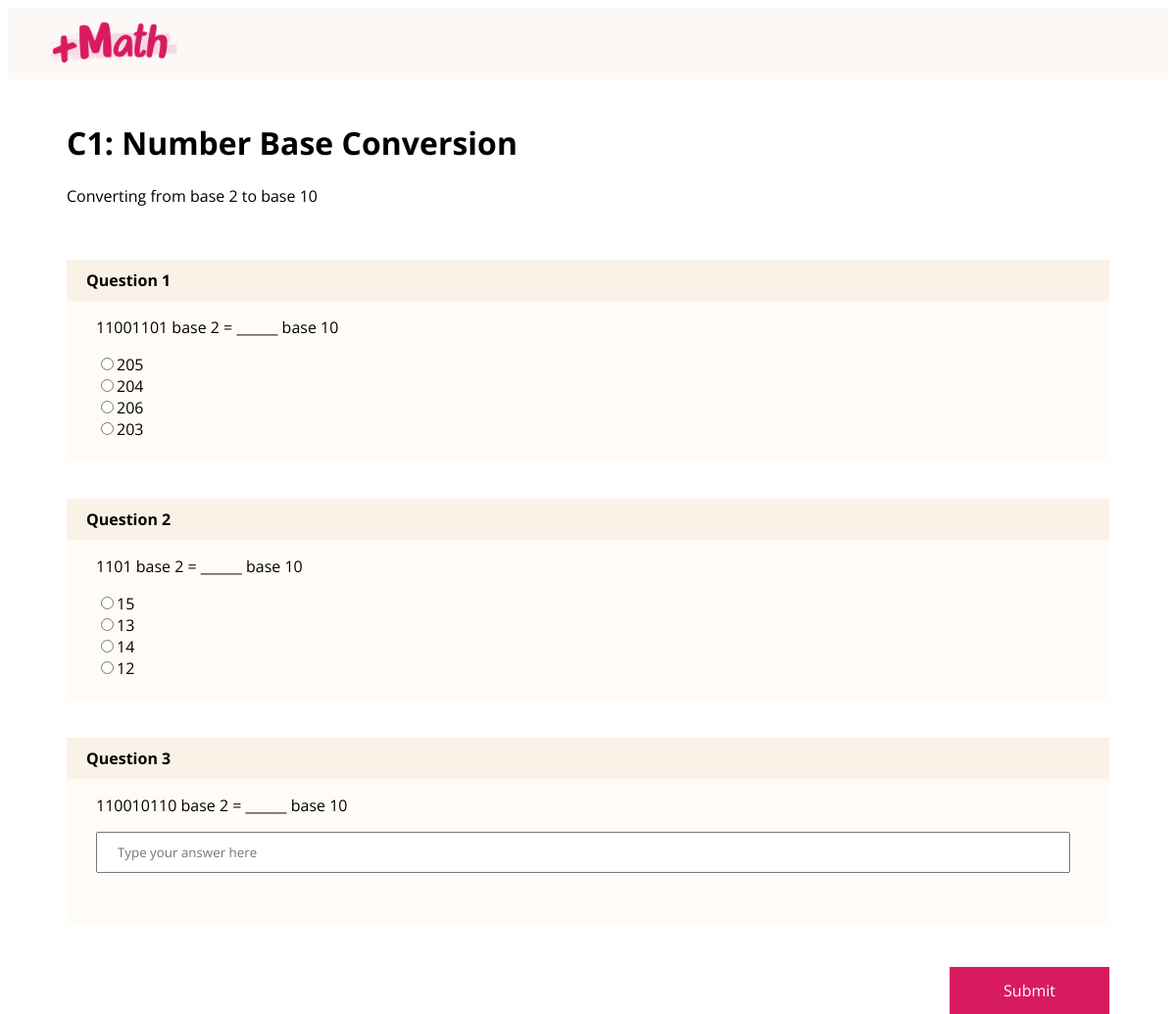
/stuQuestionPage.php?startquizQuizID=1&class_quiz_id=1 (signed in), run on the app's committed database.
### tables this page shows
CREATE TABLE IF NOT EXISTS `quiz` (
  `quiz_id` int NOT NULL AUTO_INCREMENT,
  `quiz_name` varchar(100) NOT NULL,
  `quiz_description` varchar(10000) NOT NULL,
  `creation_time` datetime NOT NULL,
  `teacher_id` int NOT NULL,
  PRIMARY KEY (`quiz_id`),
  KEY `FK_quiz_teacher_id` (`teacher_id`)
);

CREATE TABLE IF NOT EXISTS `question` (
  `question_id` int NOT NULL AUTO_INCREMENT,
  `question_text` varchar(10000) NOT NULL,
  `question_type` varchar(100) NOT NULL,
  `question_score` int NOT NULL,
  `quiz_id` int NOT NULL,
  PRIMARY KEY (`question_id`),
  KEY `FK_question_quiz_id` (`quiz_id`)
);

CREATE TABLE IF NOT EXISTS `mcq_answer` (
  `mcq_answer_id` int NOT NULL AUTO_INCREMENT,
  `mcq_answer_text` varchar(100) NOT NULL,
  `is_ques_ans_correct` tinyint(1) NOT NULL,
  `question_id` int NOT NULL,
  PRIMARY KEY (`mcq_answer_id`),
  KEY `FK_mcqanswer_question_id` (`question_id`)
);

### stuQuestionPage.php (the view, shortened to what this page needs)
<?php
    $con = mysqli_connect("localhost","root","","rwdd_assignment");
    if (isset($_GET['startquizQuizID']) && isset($_GET['class_quiz_id'])) {
        $nquiz_id_selected = intval($_GET['startquizQuizID']);
        $result = mysqli_query($con, "SELECT quiz_name, quiz_description FROM quiz WHERE quiz_id=$nquiz_id_selected");
        $row = mysqli_fetch_array($result);
    } else {
        echo "<script>alert('Please choose a quiz.');window.location.href='stuViewAllUnattemptedQuizzes.php';</script>";
    }
?>
<!DOCTYPE html>
<html lang="en">
<head>
</head>
<body>
    <div style="position:sticky; z-index:1; top:0; height: 73px;background-color:#FBF8F5">
        <div style="float:left; padding:10px 10px 10px 30px;">
            <img src="logo.png" style="width:150px;" onclick="stuHP()">
        </div>
    </div>
    <br>
    <div style="padding:0px 60px;" class="col-12">
        <h1> <?php echo $row['quiz_name'];?></h1>
        <p> <?php echo $row['quiz_description'];?></p>
        <br>
        <form method="post" action="#">
            <?php
                $con = mysqli_connect("localhost","root","","rwdd_assignment");
                $questionsql = "SELECT question_id, question_text, question_type FROM question WHERE quiz_id=$nquiz_id_selected";
                $allquestion = mysqli_query($con, $questionsql);
                $questionNo = 1;
                while ($question = mysqli_fetch_array($allquestion)){
                    echo'<div class="col-12 question-div">';
                    $questionID = $question['question_id'];
                    echo '<p class="questionNo">Question '.$questionNo.'</p>';
                    echo '<div class="col-12" style="padding: 0px 40px 0px 30px;">';
                    echo '<p>'.$question['question_text'].'</p>';
                    if ($question['question_type'] == 'Multiple Choice Question'){
                        $answersql = "SELECT mcq_answer_id, mcq_answer_text FROM mcq_answer WHERE question_id=$questionID";
                        $allansweroption = mysqli_query($con, $answersql);
                        while ($answer = mysqli_fetch_array($allansweroption)){
                            echo '<input class="answerOption" type="radio" value="'.$answer['mcq_answer_text'].'" name="answerforquestion'.$questionID.'" required>'.$answer['mcq_answer_text'];
                            echo '<br>';
                        }
                    }else{
                        echo '<input class="answerText" type="text" placeholder="Type your answer here" name="answerforquestion'.$questionID.'" required>';
                    }
                    echo '</div>';
                    echo '<br>';
                    echo'</div>';
                    $questionNo += 1;
                    echo '<br>';
                }
            ?>
            <br>
            <button type="button" id="submit-quiz" class="submitbtn">Submit</button>
        </form>
    </div>
</body>
</html>

### stuQuestionPage.php (style rules this page uses)
* { font-family: "Open Sans", sans-serif; box-sizing:border-box; }
@media only screen and (min-width: 768px) { .col-12 { width: 100%; } }
@media only screen and (min-width: 768px) { .submitbtn { padding: 13px 55px; float:right; background-color:#d81b60; color:white; font-size:16px; border:none; } }
.answerText { padding:10px 20px; width: 100%; margin-bottom:30px; box-sizing:border-box; }
.question-div { background-color:#fffbf7; }
.questionNo { padding:10px 20px; width: 100%; background-color:#faf1e7; font-weight:bold; }

### data on the page
quiz: quiz_name "C1: Number Base Conversion", quiz_description "Converting from base 2 to base 10"
question: question_text "11001101 base 2 = ______ base 10"
mcq_answer: mcq_answer_text "205"
mcq_answer: mcq_answer_text "204"
mcq_answer: mcq_answer_text "206"
mcq_answer: mcq_answer_text "203"
question: question_text "1101 base 2 = ______ base 10"
mcq_answer: mcq_answer_text "15"
mcq_answer: mcq_answer_text "13"
mcq_answer: mcq_answer_text "14"
mcq_answer: mcq_answer_text "12"
question: question_text "110010110 base 2 = ______ base 10"
